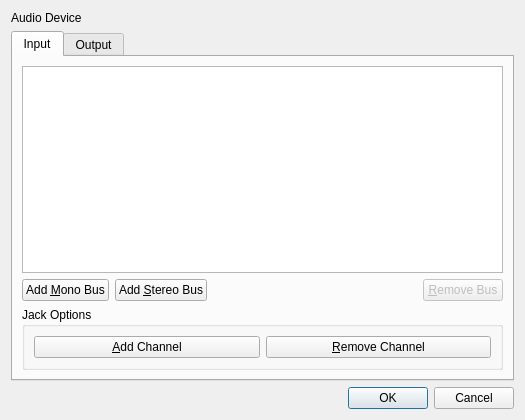
<?xml version="1.0" encoding="UTF-8"?>
<ui version="4.0">
 <class>AudioIODialog</class>
 <widget class="QDialog" name="AudioIODialog">
  <property name="geometry">
   <rect>
    <x>0</x>
    <y>0</y>
    <width>525</width>
    <height>420</height>
   </rect>
  </property>
  <property name="windowTitle">
   <string>Audio I/O</string>
  </property>
  <layout class="QVBoxLayout" name="verticalLayout">
   <item>
    <widget class="QLabel" name="labelDeviceName">
     <property name="text">
      <string>Audio Device</string>
     </property>
    </widget>
   </item>
   <item>
    <widget class="QTabWidget" name="tabWidget">
     <property name="currentIndex">
      <number>0</number>
     </property>
     <widget class="QWidget" name="tabInput">
      <attribute name="title">
       <string>Input</string>
      </attribute>
      <layout class="QVBoxLayout" name="verticalLayout_2">
       <item>
        <widget class="QTableWidget" name="tableWidgetInput">
         <attribute name="horizontalHeaderVisible">
          <bool>false</bool>
         </attribute>
         <attribute name="verticalHeaderVisible">
          <bool>false</bool>
         </attribute>
        </widget>
       </item>
       <item>
        <layout class="QHBoxLayout" name="horizontalLayout">
         <item>
          <widget class="QPushButton" name="buttonAddMonoInput">
           <property name="text">
            <string>Add &amp;Mono Bus</string>
           </property>
          </widget>
         </item>
         <item>
          <widget class="QPushButton" name="buttonAddStereoInput">
           <property name="text">
            <string>Add &amp;Stereo Bus</string>
           </property>
          </widget>
         </item>
         <item>
          <spacer name="horizontalSpacer">
           <property name="orientation">
            <enum>Qt::Horizontal</enum>
           </property>
           <property name="sizeHint" stdset="0">
            <size>
             <width>40</width>
             <height>20</height>
            </size>
           </property>
          </spacer>
         </item>
         <item>
          <widget class="QPushButton" name="buttonRemoveInput">
           <property name="enabled">
            <bool>false</bool>
           </property>
           <property name="text">
            <string>&amp;Remove Bus</string>
           </property>
          </widget>
         </item>
        </layout>
       </item>
       <item>
        <widget class="QGroupBox" name="groupBoxJackInput">
         <property name="title">
          <string>Jack Options</string>
         </property>
         <layout class="QHBoxLayout" name="horizontalLayout_3">
          <item>
           <widget class="QPushButton" name="buttonJackAddInputChannel">
            <property name="text">
             <string>&amp;Add Channel</string>
            </property>
           </widget>
          </item>
          <item>
           <widget class="QPushButton" name="buttonJackRemoveInputChannel">
            <property name="text">
             <string>&amp;Remove Channel</string>
            </property>
           </widget>
          </item>
         </layout>
        </widget>
       </item>
      </layout>
     </widget>
     <widget class="QWidget" name="tabOutput">
      <attribute name="title">
       <string>Output</string>
      </attribute>
      <layout class="QVBoxLayout" name="verticalLayout_3">
       <item>
        <widget class="QTableWidget" name="tableWidgetOutput">
         <attribute name="horizontalHeaderVisible">
          <bool>false</bool>
         </attribute>
         <attribute name="verticalHeaderVisible">
          <bool>false</bool>
         </attribute>
        </widget>
       </item>
       <item>
        <layout class="QHBoxLayout" name="horizontalLayout_2">
         <item>
          <widget class="QPushButton" name="buttonAddMonoOutput">
           <property name="text">
            <string>Add &amp;Mono Bus</string>
           </property>
          </widget>
         </item>
         <item>
          <widget class="QPushButton" name="buttonAddStereoOutput">
           <property name="text">
            <string>Add &amp;Stereo Bus</string>
           </property>
          </widget>
         </item>
         <item>
          <spacer name="horizontalSpacer_2">
           <property name="orientation">
            <enum>Qt::Horizontal</enum>
           </property>
           <property name="sizeHint" stdset="0">
            <size>
             <width>40</width>
             <height>20</height>
            </size>
           </property>
          </spacer>
         </item>
         <item>
          <widget class="QPushButton" name="buttonRemoveOutput">
           <property name="text">
            <string>&amp;Remove Bus</string>
           </property>
          </widget>
         </item>
        </layout>
       </item>
       <item>
        <widget class="QGroupBox" name="groupBoxJackOutput">
         <property name="title">
          <string>Jack Options</string>
         </property>
         <layout class="QHBoxLayout" name="horizontalLayout_4">
          <item>
           <widget class="QPushButton" name="buttonJackOutputChannel">
            <property name="text">
             <string>&amp;Add Channel</string>
            </property>
           </widget>
          </item>
          <item>
           <widget class="QPushButton" name="buttonJackRemoveOutputChannel">
            <property name="text">
             <string>&amp;Remove Channel</string>
            </property>
           </widget>
          </item>
         </layout>
        </widget>
       </item>
      </layout>
     </widget>
    </widget>
   </item>
   <item>
    <widget class="QDialogButtonBox" name="buttonBox">
     <property name="orientation">
      <enum>Qt::Horizontal</enum>
     </property>
     <property name="standardButtons">
      <set>QDialogButtonBox::Cancel|QDialogButtonBox::Ok</set>
     </property>
    </widget>
   </item>
  </layout>
 </widget>
 <resources/>
 <connections>
  <connection>
   <sender>buttonBox</sender>
   <signal>accepted()</signal>
   <receiver>AudioIODialog</receiver>
   <slot>accept()</slot>
   <hints>
    <hint type="sourcelabel">
     <x>257</x>
     <y>410</y>
    </hint>
    <hint type="destinationlabel">
     <x>157</x>
     <y>274</y>
    </hint>
   </hints>
  </connection>
  <connection>
   <sender>buttonBox</sender>
   <signal>rejected()</signal>
   <receiver>AudioIODialog</receiver>
   <slot>reject()</slot>
   <hints>
    <hint type="sourcelabel">
     <x>325</x>
     <y>410</y>
    </hint>
    <hint type="destinationlabel">
     <x>286</x>
     <y>274</y>
    </hint>
   </hints>
  </connection>
  <connection>
   <sender>buttonRemoveOutput</sender>
   <signal>clicked()</signal>
   <receiver>AudioIODialog</receiver>
   <slot>removeOutput()</slot>
   <hints>
    <hint type="sourcelabel">
     <x>455</x>
     <y>350</y>
    </hint>
    <hint type="destinationlabel">
     <x>262</x>
     <y>209</y>
    </hint>
   </hints>
  </connection>
  <connection>
   <sender>buttonAddStereoInput</sender>
   <signal>clicked()</signal>
   <receiver>AudioIODialog</receiver>
   <slot>addStereoInput()</slot>
   <hints>
    <hint type="sourcelabel">
     <x>262</x>
     <y>350</y>
    </hint>
    <hint type="destinationlabel">
     <x>262</x>
     <y>209</y>
    </hint>
   </hints>
  </connection>
  <connection>
   <sender>buttonAddMonoInput</sender>
   <signal>clicked()</signal>
   <receiver>AudioIODialog</receiver>
   <slot>addMonoInput()</slot>
   <hints>
    <hint type="sourcelabel">
     <x>99</x>
     <y>350</y>
    </hint>
    <hint type="destinationlabel">
     <x>262</x>
     <y>209</y>
    </hint>
   </hints>
  </connection>
  <connection>
   <sender>buttonRemoveInput</sender>
   <signal>clicked()</signal>
   <receiver>AudioIODialog</receiver>
   <slot>removeInput()</slot>
   <hints>
    <hint type="sourcelabel">
     <x>425</x>
     <y>350</y>
    </hint>
    <hint type="destinationlabel">
     <x>262</x>
     <y>209</y>
    </hint>
   </hints>
  </connection>
  <connection>
   <sender>tableWidgetInput</sender>
   <signal>cellClicked(int,int)</signal>
   <receiver>AudioIODialog</receiver>
   <slot>inputSelectionChanged(int,int)</slot>
   <hints>
    <hint type="sourcelabel">
     <x>181</x>
     <y>127</y>
    </hint>
    <hint type="destinationlabel">
     <x>230</x>
     <y>6</y>
    </hint>
   </hints>
  </connection>
  <connection>
   <sender>buttonAddStereoOutput</sender>
   <signal>clicked()</signal>
   <receiver>AudioIODialog</receiver>
   <slot>addStereoOutput()</slot>
   <hints>
    <hint type="sourcelabel">
     <x>196</x>
     <y>350</y>
    </hint>
    <hint type="destinationlabel">
     <x>262</x>
     <y>209</y>
    </hint>
   </hints>
  </connection>
  <connection>
   <sender>buttonAddMonoOutput</sender>
   <signal>clicked()</signal>
   <receiver>AudioIODialog</receiver>
   <slot>addMonoOutput()</slot>
   <hints>
    <hint type="sourcelabel">
     <x>76</x>
     <y>350</y>
    </hint>
    <hint type="destinationlabel">
     <x>262</x>
     <y>209</y>
    </hint>
   </hints>
  </connection>
  <connection>
   <sender>tableWidgetOutput</sender>
   <signal>cellClicked(int,int)</signal>
   <receiver>AudioIODialog</receiver>
   <slot>outputSelectionChanged(int,int)</slot>
   <hints>
    <hint type="sourcelabel">
     <x>262</x>
     <y>199</y>
    </hint>
    <hint type="destinationlabel">
     <x>262</x>
     <y>209</y>
    </hint>
   </hints>
  </connection>
 </connections>
 <slots>
  <slot>addMonoInput()</slot>
  <slot>addStereoInput()</slot>
  <slot>removeInput()</slot>
  <slot>inputSelectionChanged(int,int)</slot>
  <slot>addMonoOutput()</slot>
  <slot>addStereoOutput()</slot>
  <slot>removeOutput()</slot>
  <slot>outputSelectionChanged(int,int)</slot>
 </slots>
</ui>
